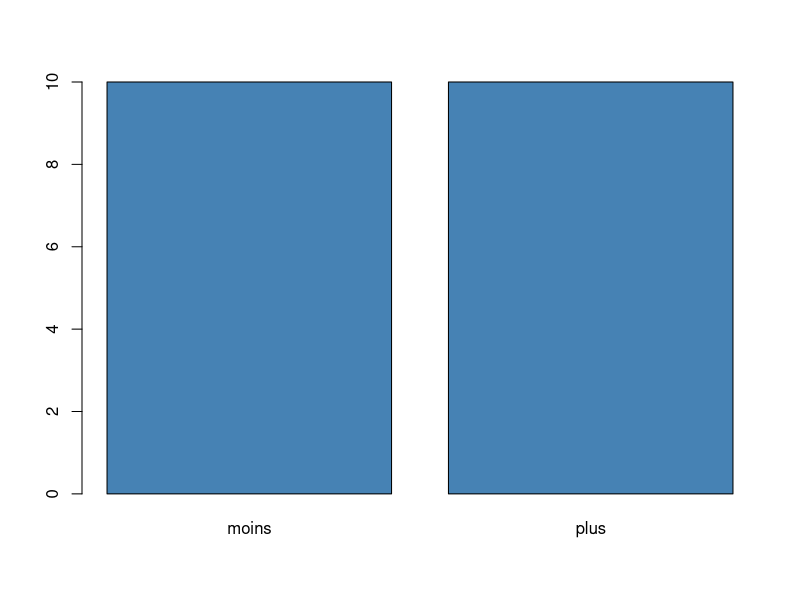
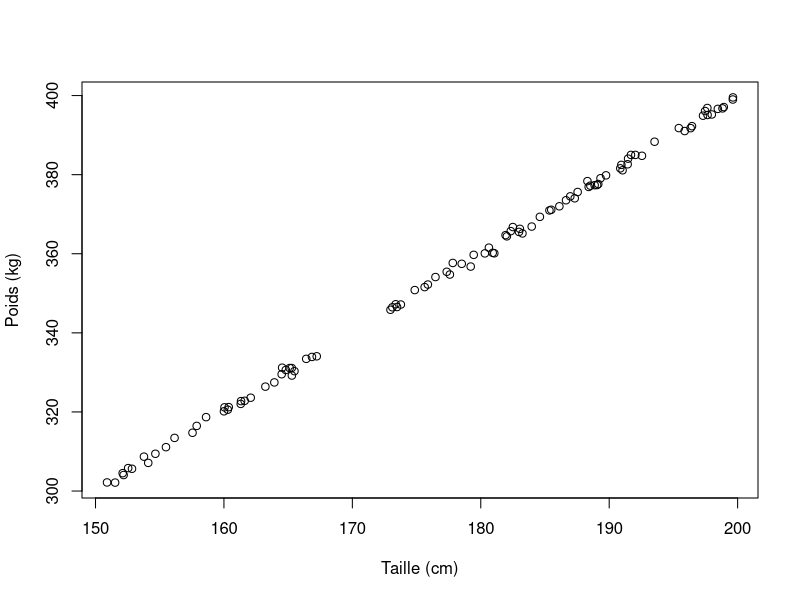

These figures' R source, in order:
## ---- chunk 1
b <- factor( rep(c("moins", "plus"), 10), ordered=TRUE )
## ---- chunk 2
A <- matrix(1:16, 4, 4, byrow = TRUE)
## ---- chunk 3
a <- seq(2, 20, by=2)
b <- factor( rep(c("moins", "plus"), 10), ordered=TRUE )
table(b)
barplot(table(b), col="steelblue")
b[a]
b[b=="plus"]
droplevels(b[a])
A <- matrix(1:16, 4, 4, byrow = TRUE)
A[1,]
A[,1]
A[2:3, 2:3]
## ---- chunk 4
x <- runif(100, 150, 200)
epsilon <- rnorm(100)
y <- 2*x + epsilon
B <- data.frame(x=x, y=y)
plot(B, xlab="Taille (cm)", ylab="Poids (kg)")

res.test <- cor.test(B$x, B$y)
c(mode(res.test), class(res.test))
names(res.test)

res.test$conf.int
